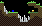

Rendered tile map (Tiled .tmx) drawn with the repository's tilesets; below, a short description and the full map source, tile grids included:
An orthogonal 21x13 tile map with 2x2 px tiles, 1 tile layer (Tile Layer 1).

<map version="1.2" tiledversion="1.3.3" orientation="orthogonal" renderorder="right-down" width="21" height="13" tilewidth="2" tileheight="2" infinite="0" nextlayerid="2" nextobjectid="1">
 <tileset firstgid="1" source="atlas.tsx" />
 <layer id="1" name="Tile Layer 1" width="21" height="13">
  <data encoding="csv">
2,0,0,0,0,0,0,0,0,0,0,0,0,0,0,2,2,0,0,0,0,
10,10,0,0,0,0,0,0,0,0,0,0,0,2,10,10,10,10,0,2,0,
17,17,0,0,0,0,0,0,0,0,0,0,0,0,17,17,17,17,10,10,0,
17,17,4,0,0,0,0,0,0,0,0,0,0,0,0,0,0,17,17,17,10,
17,17,12,0,0,0,0,0,0,0,0,0,0,0,0,0,0,0,0,17,17,
1,17,12,13,2,0,57,0,0,0,0,0,0,0,2,0,11,0,0,17,17,
1,17,17,12,10,10,10,10,10,0,0,0,0,0,10,9,9,9,9,17,17,
1,1,17,17,17,17,17,17,17,13,0,0,5,0,0,17,17,17,17,17,17,
1,1,1,1,25,25,1,1,17,12,4,5,13,0,13,17,17,1,1,25,17,
1,1,1,1,1,1,1,1,1,1,13,4,12,4,12,25,1,1,1,1,1,
1,1,1,1,1,1,1,1,1,1,12,13,12,12,1,1,1,1,1,1,1,
1,1,1,1,1,1,1,1,1,1,1,1,1,1,1,1,1,1,1,1,1,
1,1,1,1,1,1,1,1,1,1,1,1,1,1,1,1,1,1,1,1,1
</data>
 </layer>
</map>
